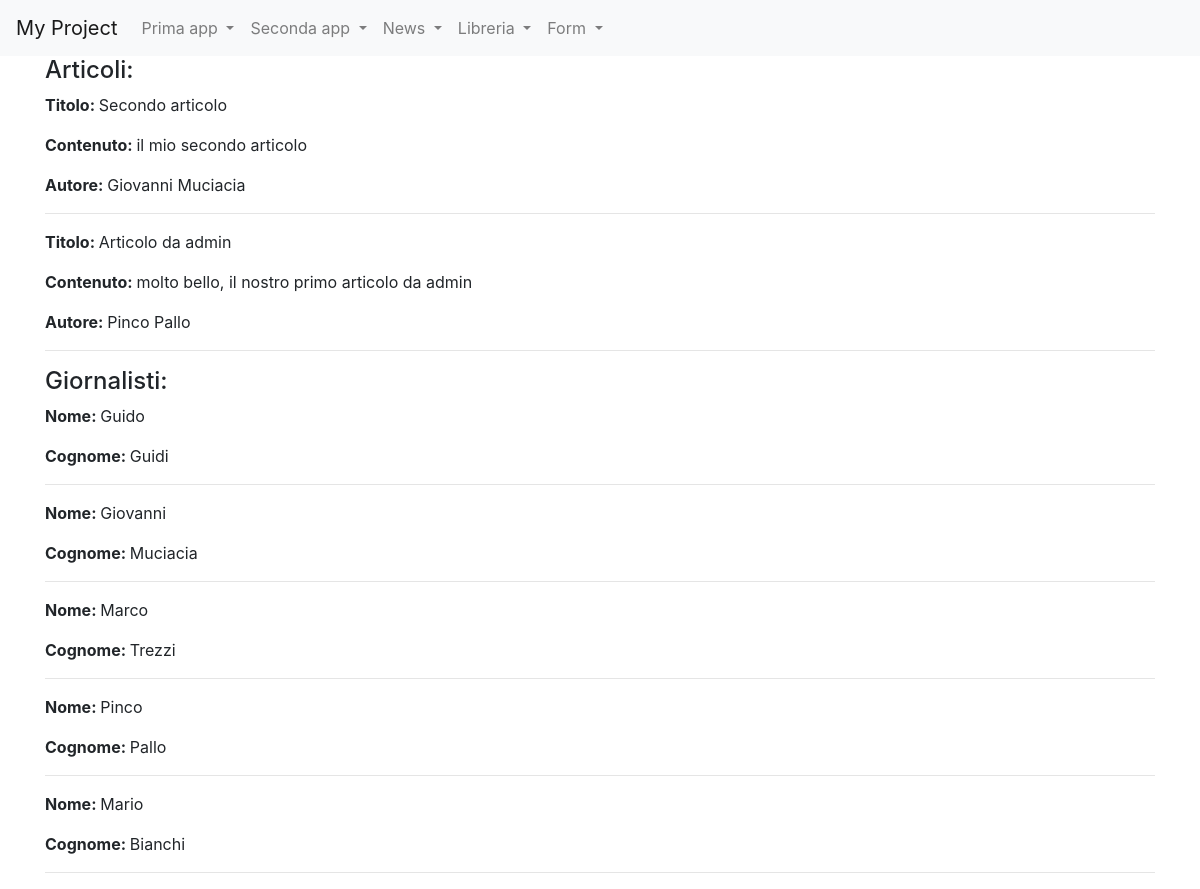
Page /news/ on the committed database.
### news/models.py (models this page shows)
class Articolo (models.Model):
    titolo= models.CharField(max_length=100)
    contenuto= models.TextField()
    giornalista= models.ForeignKey(Giornalista, on_delete=models.CASCADE, related_name="articoli")
    def __str__(self):
        return self.titolo
    class Meta:
        verbose_name="Articolo"
        verbose_name_plural="Articoli"

class Giornalista(models.Model):
    nome= models.CharField(max_length=20)
    cognome= models.CharField(max_length=20)
    def __str__(self):
        return self.nome + " " + self.cognome
    class Meta:
        verbose_name="Giornalista"
        verbose_name_plural="Giornalisti"

### news/views.py (the view)
# urls.py: path('', home, name ="homeview"),
def home(request):
    articoli= Articolo.objects.all()
    giornalisti=Giornalista.objects.all()
    context={"articoli": articoli, "giornalisti": giornalisti}
    print(context)
    return render(request, "home.html", context)

### news/templates/home.html (shortened to what this page needs)
{% extends 'base.html' %}
{% block content %}
   <h4>Articoli:</h4>
        {% for articolo in articoli %}
            <p><strong>Titolo: </strong>{{articolo.titolo}}</p>
            <p><strong>Contenuto: </strong>{{articolo.contenuto}}</p>
            <p><strong>Autore: </strong>{{articolo.giornalista}}</p>
            <hr>
        {% endfor %}
    <h4>Giornalisti:</h4>
        {% for giornalista in giornalisti %}
            <p><strong>Nome: </strong>{{giornalista.nome}}</p>
            <p><strong>Cognome: </strong>{{giornalista.cognome}}</p>
            <hr>
        {% endfor %}
{% endblock content %}

### rows in the picture
Articolo: titolo "Secondo articolo", contenuto "il mio secondo articolo", giornalista "Giovanni Muciacia"
Articolo: titolo "Articolo da admin", contenuto "molto bello, il nostro primo articolo da admin", giornalista "Pinco Pallo"
Giornalista: nome "Guido", cognome "Guidi"
Giornalista: nome "Giovanni", cognome "Muciacia"
Giornalista: nome "Marco", cognome "Trezzi"
Giornalista: nome "Pinco", cognome "Pallo"
Giornalista: nome "Mario", cognome "Bianchi"
